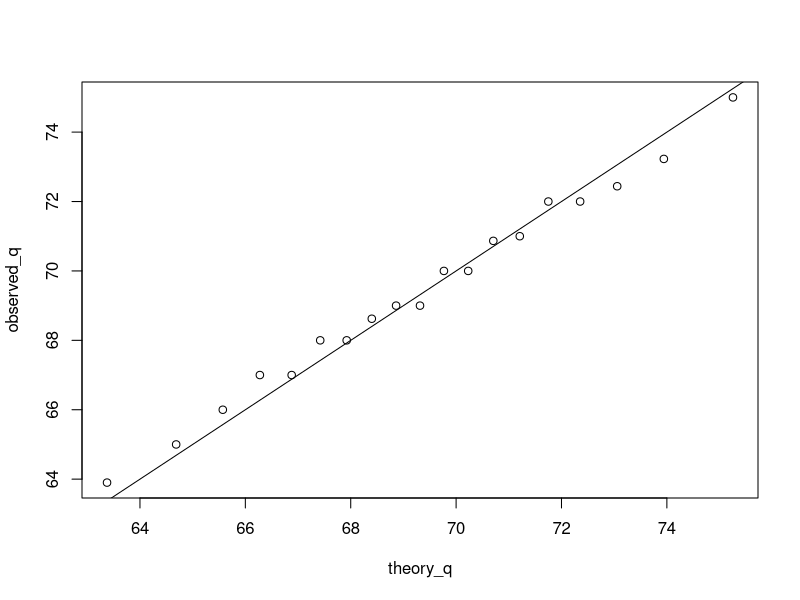

Source code (R): (Note: this script raises an error after producing the figure.)
## ---- chunk 1
library(tidyverse)
library(dslabs)
## ---- chunk 2
str(murders)
## ---- chunk 3
names(murders)
## ---- chunk 4
murders$state[1:5]
## ---- chunk 5
x <- seq(1:10)
x
## ---- chunk 6
x.odd <- seq(1,10,2)
x.odd
## ---- chunk 7
y.divide <- seq(1,10, length.out = 3)
y.divide
## ---- chunk 8
city <- c("Tokyo", "Lile", "Dover")
area <- c(10, 8, 13)
names(area) <- city
area
## ---- chunk 9
data <- data.frame(name=city, value=area)
data
## ---- chunk 10
data("heights")
male <- heights %>% 
  filter(sex=="Male")
## ---- chunk 11
p <- seq(0.05, 0.95, 0.05)
## ---- chunk 12
observed_q <- quantile(male$height, p)
theory_q <- qnorm(p, mean=mean(male$height), sd=sd(male$height))
## ---- chunk 13
plot(theory_q, observed_q)
abline(0,1)
## ---- chunk 14
ggplot(male)+
  geom_density(aes(x=heights))
